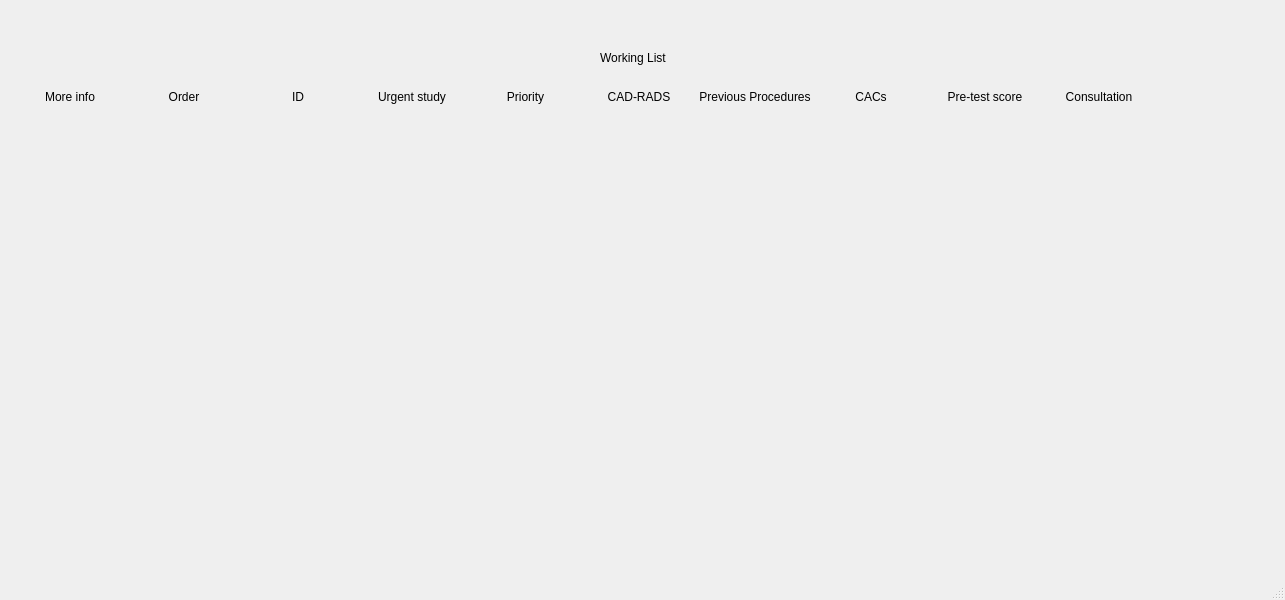
<?xml version="1.0" encoding="UTF-8"?>
<ui version="4.0">
 <class>W</class>
 <widget class="QMainWindow" name="W">
  <property name="geometry">
   <rect>
    <x>0</x>
    <y>0</y>
    <width>1285</width>
    <height>600</height>
   </rect>
  </property>
  <property name="windowTitle">
   <string>MainWindow</string>
  </property>
  <widget class="QWidget" name="centralwidget">
   <widget class="QWidget" name="gridLayoutWidget">
    <property name="geometry">
     <rect>
      <x>16</x>
      <y>90</y>
      <width>1251</width>
      <height>461</height>
     </rect>
    </property>
    <layout class="QGridLayout" name="gridLayout">
     <item row="1" column="8">
      <widget class="QLabel" name="motive">
       <property name="text">
        <string>Pre-test score</string>
       </property>
       <property name="alignment">
        <set>Qt::AlignHCenter|Qt::AlignTop</set>
       </property>
      </widget>
     </item>
     <item row="1" column="1">
      <widget class="QLabel" name="order">
       <property name="text">
        <string>Order</string>
       </property>
       <property name="alignment">
        <set>Qt::AlignHCenter|Qt::AlignTop</set>
       </property>
      </widget>
     </item>
     <item row="1" column="2">
      <widget class="QLabel" name="ident">
       <property name="text">
        <string>ID</string>
       </property>
       <property name="alignment">
        <set>Qt::AlignHCenter|Qt::AlignTop</set>
       </property>
      </widget>
     </item>
     <item row="1" column="9">
      <widget class="QLabel" name="ust">
       <property name="text">
        <string>Consultation</string>
       </property>
       <property name="alignment">
        <set>Qt::AlignHCenter|Qt::AlignTop</set>
       </property>
      </widget>
     </item>
     <item row="1" column="4">
      <widget class="QLabel" name="cadrads">
       <property name="text">
        <string>Priority</string>
       </property>
       <property name="alignment">
        <set>Qt::AlignHCenter|Qt::AlignTop</set>
       </property>
      </widget>
     </item>
     <item row="1" column="6">
      <widget class="QLabel" name="cacs">
       <property name="text">
        <string>Previous Procedures</string>
       </property>
       <property name="alignment">
        <set>Qt::AlignHCenter|Qt::AlignTop</set>
       </property>
      </widget>
     </item>
     <item row="1" column="3">
      <widget class="QLabel" name="urgency">
       <property name="text">
        <string>Urgent study</string>
       </property>
       <property name="alignment">
        <set>Qt::AlignHCenter|Qt::AlignTop</set>
       </property>
      </widget>
     </item>
     <item row="1" column="7">
      <widget class="QLabel" name="pretest">
       <property name="text">
        <string>CACs</string>
       </property>
       <property name="alignment">
        <set>Qt::AlignHCenter|Qt::AlignTop</set>
       </property>
      </widget>
     </item>
     <item row="1" column="5">
      <widget class="QLabel" name="prepro">
       <property name="text">
        <string>CAD-RADS</string>
       </property>
       <property name="alignment">
        <set>Qt::AlignHCenter|Qt::AlignTop</set>
       </property>
      </widget>
     </item>
     <item row="1" column="10">
      <widget class="QLabel" name="label_11">
       <property name="text">
        <string/>
       </property>
       <property name="alignment">
        <set>Qt::AlignHCenter|Qt::AlignTop</set>
       </property>
      </widget>
     </item>
     <item row="1" column="0">
      <widget class="QLabel" name="info">
       <property name="text">
        <string>More info</string>
       </property>
       <property name="alignment">
        <set>Qt::AlignHCenter|Qt::AlignTop</set>
       </property>
      </widget>
     </item>
    </layout>
   </widget>
   <widget class="QLabel" name="label">
    <property name="geometry">
     <rect>
      <x>600</x>
      <y>50</y>
      <width>81</width>
      <height>16</height>
     </rect>
    </property>
    <property name="text">
     <string>Working List</string>
    </property>
   </widget>
  </widget>
  <widget class="QStatusBar" name="statusbar"/>
 </widget>
 <resources/>
 <connections/>
</ui>
